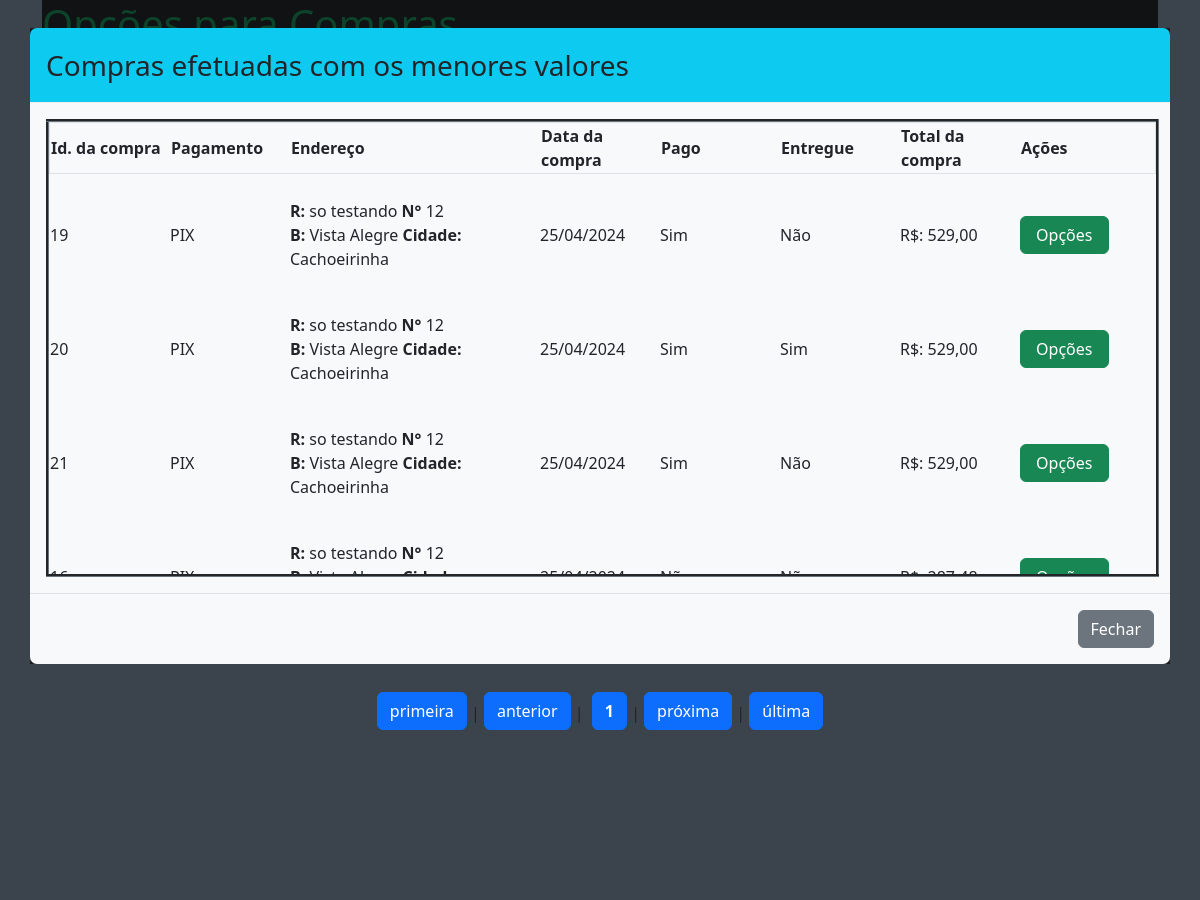
Before: /administrador/compras/compras_valor.php?mais_valor=ok (upper part) with the older database file.
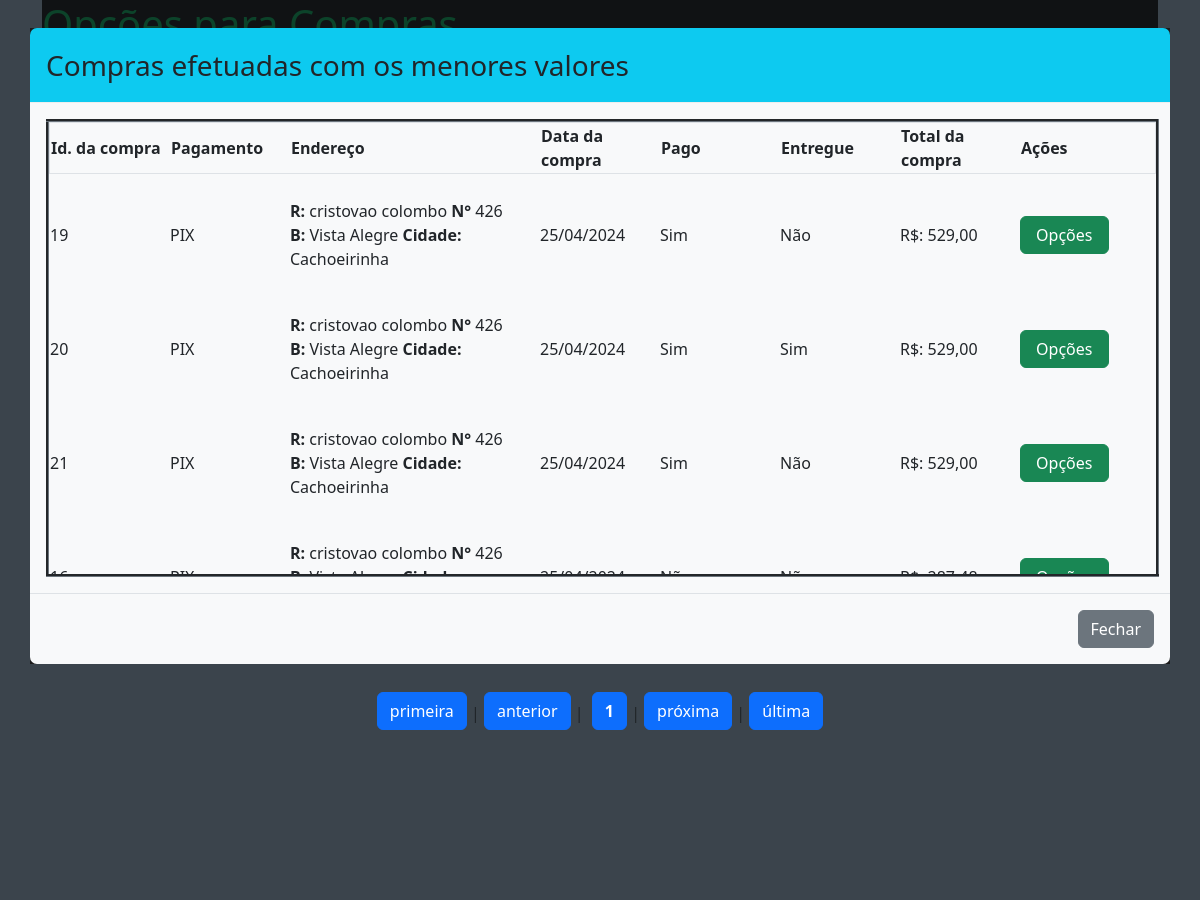
After: the same page with the newer database file.
### tables this page shows
CREATE TABLE `compras` (
  `id_compra` int(11) NOT NULL,
  `id_usuario` int(11) NOT NULL,
  `id_endereco` int(11) NOT NULL,
  `data` datetime NOT NULL,
  `total` double(10,2) NOT NULL,
  `autorizado` int(1) NOT NULL,
  `sel_entrega` int(1) NOT NULL,
  `entregue` int(1) NOT NULL,
  `pagamento` varchar(30) NOT NULL,
  `parcelas` int(3) NOT NULL
);

CREATE TABLE `endereco_usuario` (
  `id_endereco` int(11) NOT NULL,
  `id_usuario` int(11) NOT NULL,
  `CEP` varchar(9) NOT NULL,
  `logradouro` varchar(120) NOT NULL,
  `bairro` varchar(60) NOT NULL,
  `cidade` varchar(60) NOT NULL,
  `UF` varchar(2) NOT NULL,
  `numero` int(6) NOT NULL,
  `complemento` varchar(60) NOT NULL,
  `ponto_referencia` varchar(100) NOT NULL,
  `retirada_com` varchar(100) NOT NULL,
  `telefone_entrega` varchar(15) NOT NULL
);

### administrador/compras/compras_valor.php (the view, shortened to what the changed rows need)
<?php
require_once '../../database.php';
?>
<!doctype html>
<html lang="pt-br">
  <head>
    <link href="https://cdn.jsdelivr.net/npm/bootstrap@5.3.3/dist/css/bootstrap.min.css" rel="stylesheet">
	<link rel="stylesheet" href="../../css/modal.css">
</head>
  <body style="background: #778899">
  <div class="container">
				<div class="bg-dark"><h1 class="text-success">
				</h1>
				</div>
		</div>
		<?php
 if(!empty($_GET['mais_valor'])){
$quantidade_cp = 15;
$pagina     = (isset($_GET['pagina'])) ? (int)$_GET['pagina'] : 1;
$inicio     = ($quantidade_cp * $pagina) - $quantidade_cp;
    $sql_a = "SELECT * FROM compras ORDER BY total DESC LIMIT ".$inicio.",".$quantidade_cp."";
	$consulta_a = $conexao->query($sql_a);
	$dados = $consulta_a->fetchALL(PDO::FETCH_ASSOC);
	echo '<div class="modal fade modal-xl"  id="exemplomodal">
					  <div class="modal-dialog" >
						<div class="modal-content ">
						  <div class="modal-header bg-info">
							<h3 class="modal-title">Compras efetuadas com os menores valores</h3>
						   </div>
						  <div class="modal-body bg-light">';
								echo '<table  align="center" border="3" class="border-secondary" style="table-layout: fixed;width:1113px">';
								echo '<thead style="display: block;position: relative;" class="border">';
								echo '<tr>';
								echo '  <th width=120>Id. da compra</th>
								<th width=120>Pagamento</th>
								<th width=250>Endereço</th>
								<th width=120>Data da compra</th>
								<th width=120>Pago</th>
								<th width=120>Entregue</th>
								<th width=120>Total da compra</th>
								<th width=120>Ações</th>';
								echo '</tr>';
								echo '</thead>';
								echo '<tbody style="display: block;  overflow: auto;width: 100%;max-height: 400px;overflow-y: scroll;overflow-x: hidden;">';
								foreach ($dados as $d){
									$id_compra_1 = $d['id_compra'];
									$id_endereco = $d['id_endereco'];
									$sqlend = "SELECT * FROM endereco_usuario WHERE id_endereco = '".$id_endereco."'";
									$consultaend = $conexao->query($sqlend);
									$dados_end = $consultaend->fetch(PDO::FETCH_ASSOC);
									$endereco = '<strong>R:</strong> '.$dados_end['logradouro'].' <strong>N°</strong> '.$dados_end['numero'].'<br><strong>B: </strong>'.$dados_end['bairro'].' <strong>Cidade:</strong> '.$dados_end['cidade'].'';
													$autorizado= $d['autorizado'];
									if($autorizado == 0){ $pago = 'Não';
														}else{
																$pago = 'Sim';
														}
													$entregue=$d['entregue'];
														if($entregue == 0){ $ent = 'Não';
														}else{
																$ent = 'Sim';
														}
								   echo '<tr style="height: 60px">
										<td width=120><P class="mt-4">'.$d['id_compra'].'</P></td>
										<td width=120><P class="mt-4">'.$d['pagamento'].'</P></td>
										<td width=250><P class="mt-4">'.$endereco.'</P></td>
										<td width=120><P class="mt-4">'.date_format(new DateTime($d['data']),"d/m/Y").'</P></td>
										<td width=120><P class="mt-4">'.$pago.'</P></td>
										<td width=120><P class="mt-4">'.$ent.'</P></td>
										<td width=120><P class="mt-4"> R$: '.number_format($d['total'],2,',','.').'</P></td>
										<td width=120><a class="btn btn-success w-75 mt-2" href="?opcoes_compra='.$id_compra_1.'">Opções</a></td></tr>';
										}
										echo '</tbody></table>';
						  echo '</div>
						  <div class="modal-footer bg-light">
                <button type="button" class="btn btn-secondary" data-bs-dismiss="modal">Fechar</button>
      </div>
    </div>
  </div>';
}
			?>

Changed rows visible on the page:
changed through a linked row, compras id 19: id_endereco.logradouro "so testando" → "cristovao colombo"; id_endereco.numero "12" → "426"
changed through a linked row, compras id 20: id_endereco.logradouro "so testando" → "cristovao colombo"; id_endereco.numero "12" → "426"
changed through a linked row, compras id 21: id_endereco.logradouro "so testando" → "cristovao colombo"; id_endereco.numero "12" → "426"
changed through a linked row, compras id 16: id_endereco.logradouro "so testando" → "cristovao colombo"; id_endereco.numero "12" → "426"
